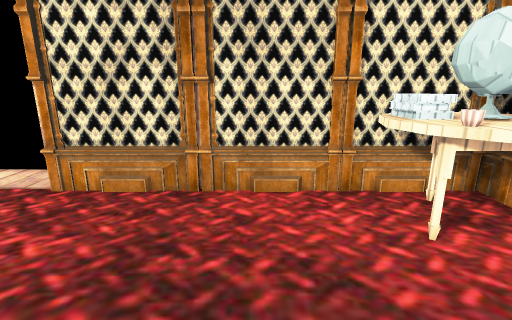
View 1 (above)

18 first-person views from a walk through a 3-D level made in the Godot game engine. The camera is 1.3 m above the floor, tilts 14° down and sees 85° across. The floor is counted in squares, 0.5 m on a side. Each view is taken from the middle of a square. On the plan, view 1 faces up. The plan holds only what a view shows up to about 19 squares ahead; the rest is blank. Characters and animated objects are not drawn. Some surface patterns are stand-ins.

View 2
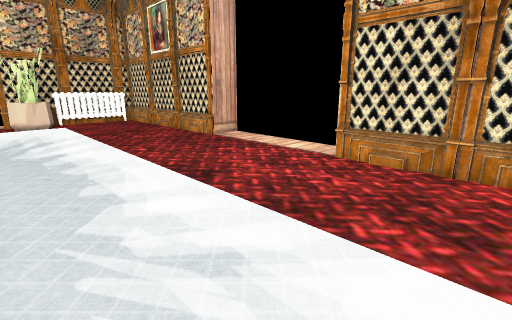

View 3
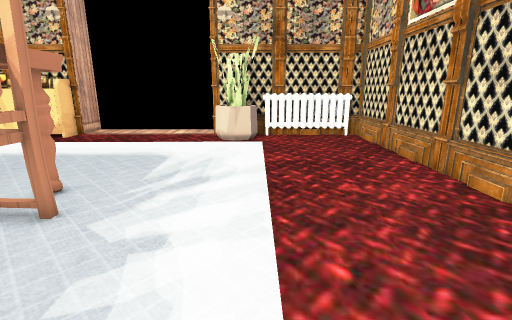

View 4
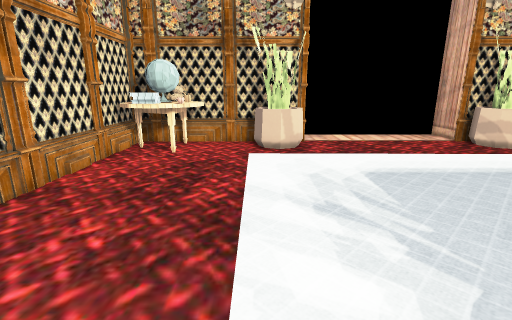

View 5
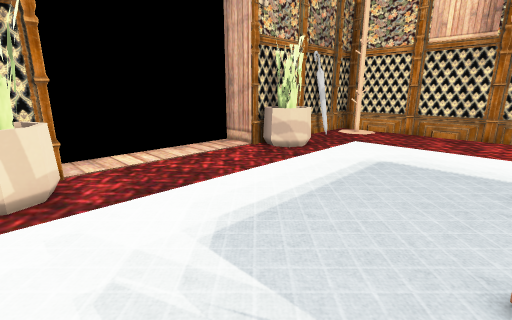

View 6
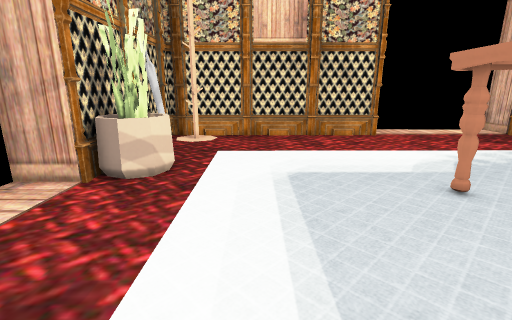

View 7
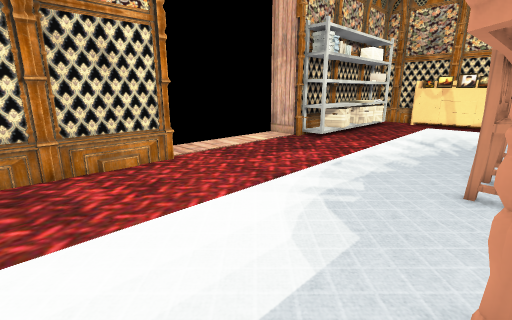

View 8
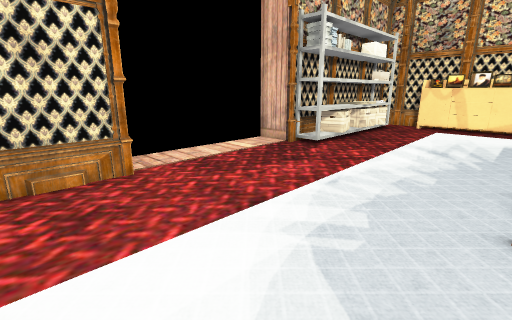

View 9
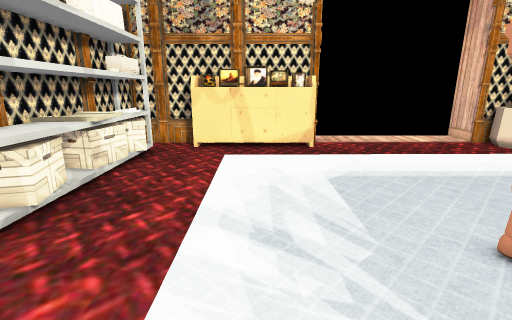

View 10
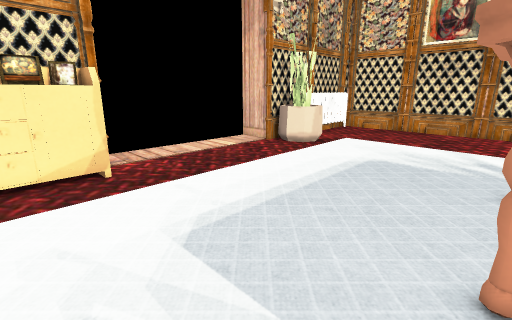

View 11
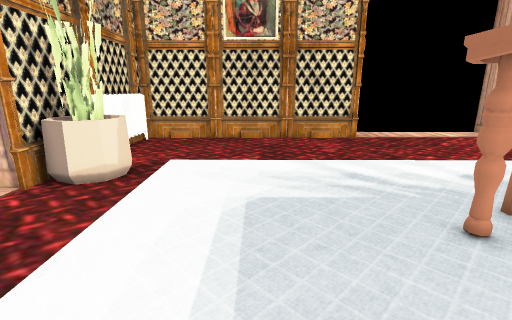

View 12
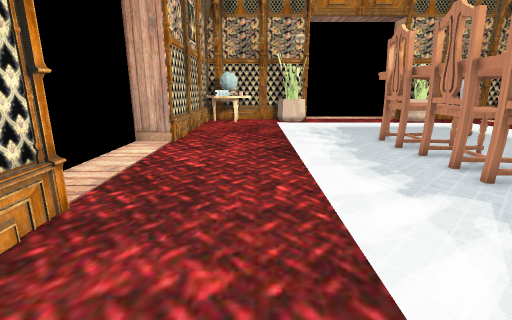

View 13
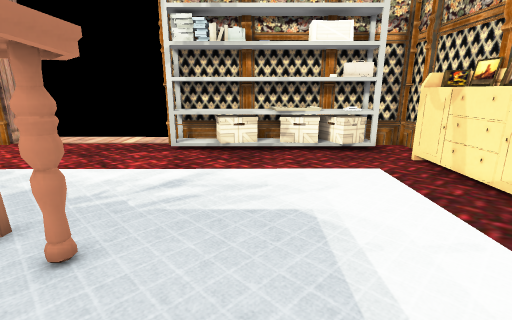

View 14
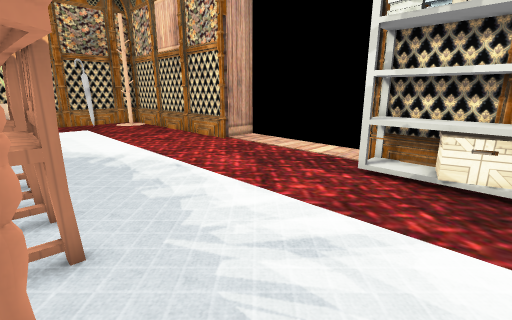

View 15
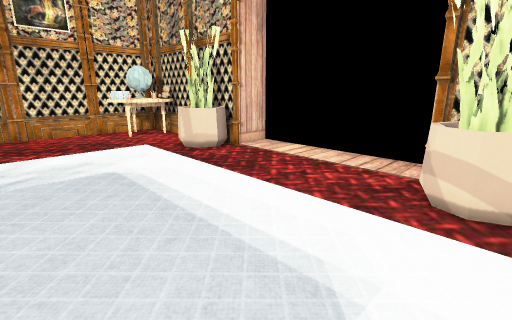

View 16
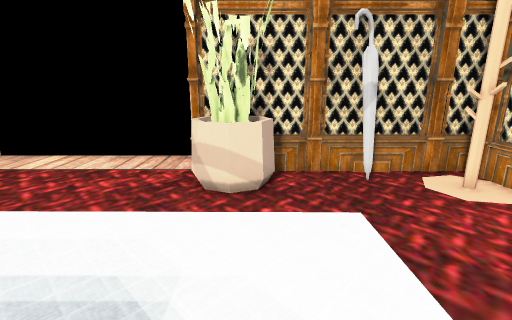

View 17
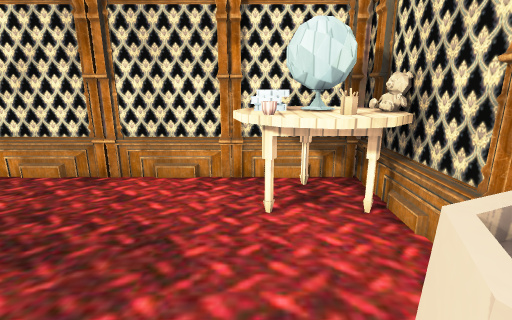

View 18
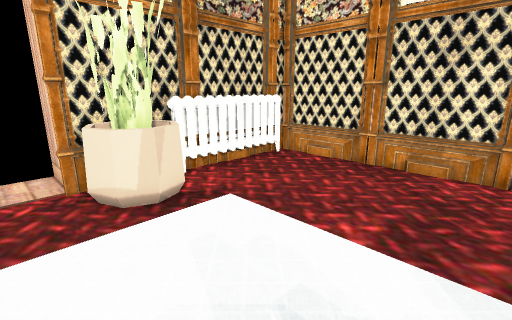

### Floor plan
Key: @ floor where view 1 was taken; # wall or solid block; . floor; = window, fence, low wall or low ledge; ^ raised ledge; T table; P pot; R radiator; C chair; S sideboard; U umbrella; H thing the floor can be seen under or through; B box; A painting; I radio.
Columns run from 29 left of view 1 to 8 right of it. Each row starts with its distance up from view 1.
  9                #      ##
  8    #############.......#############
  7   ##############.......##########TT#
  6   #R............................TTT#
  5   #R............................TTT#
  4   #R............................TTT#
  3   #R...............................#
  2   #R...............................#
  1   #PP............................PP#
  0   #PPP.......................@...PP#
 -1  ##PPP...........................PP###
 -2 ###................................#
 -3  ..............CC.C...CC.............
 -4  ...........#^^^^^^C^^^^^^...........
 -5  ...........#     ^# ^^  ^...........
 -6  ...........        ^^   ^...........
 -7  ........... ^           ^...........
 -8  ...........#^           ^...........
 -9  ...........##^^^^^#^ ^^^^...........#
-10 ###S.........##CC#CC#  HHH.......PP###
-11   #SS............................PP#
-12    SS............................PP#
-13    SS..............................#
-14   #SS..............................#
-15   #SS.............................UU
-16   #SS..............................#
-17   #=..B............................#
-18   ###IBBA######..................###
-19   ####B########........#############
-20               #........#
-21               ###      #

Where each view was taken, in squares from view 1:
view 1: 0 up, 0 right, facing up
view 2: 3 down, 0 right, facing up-left
view 3: 1 up, 9 left, facing left
view 4: 1 up, 9 left, facing right
view 5: 0 up, 4 left, facing down-right
view 6: 2 down, 1 right, facing down
view 7: 9 down, 1 left, facing down-left
view 8: 10 down, 3 left, facing down-left
view 9: 13 down, 12 left, facing left
view 10: 13 down, 16 left, facing up-left
view 11: 9 down, 20 left, facing up
view 12: 3 up, 20 left, facing right
view 13: 5 down, 19 left, facing down
view 14: 9 down, 19 left, facing down-right
view 15: 12 down, 3 left, facing up-right
view 16: 12 down, 3 left, facing right
view 17: 1 down, 3 right, facing up
view 18: 3 down, 18 left, facing up-left
